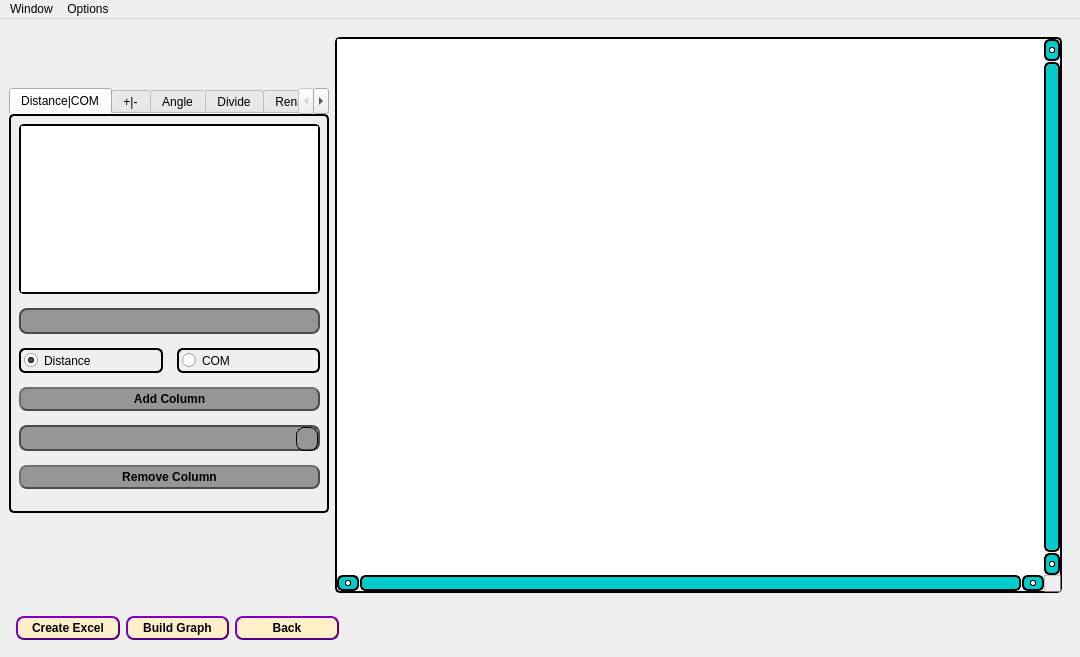
<?xml version="1.0" encoding="UTF-8"?>
<ui version="4.0">
 <class>VRProcessing</class>
 <widget class="QMainWindow" name="VRProcessing">
  <property name="geometry">
   <rect>
    <x>0</x>
    <y>0</y>
    <width>1080</width>
    <height>657</height>
   </rect>
  </property>
  <property name="font">
   <font>
    <family>Times New Roman</family>
    <pointsize>10</pointsize>
   </font>
  </property>
  <property name="windowTitle">
   <string>VaspReader (Processing Window)</string>
  </property>
  <property name="windowIcon">
   <iconset resource="Resource.qrc">
    <normaloff>:/VRlogo/VR-logo.ico</normaloff>:/VRlogo/VR-logo.ico</iconset>
  </property>
  <property name="styleSheet">
   <string notr="true">QLineEdit{
  border-radius: 8px;
  border: 2px solid #000000;
  padding: 3px 3px;
}
QLineEdit:focus {
  border: 3px solid rgb(75, 75, 75);
}
QLineEdit:disabled {
border-radius: 8px;
padding: 3px 3px;  
border: 2px solid rgb(75, 75, 75);
background-color:rgb(150, 150, 150);
}
QLineEdit::placeholder {
  color: #000000;
}
QPushButton {
  background-color: rgb(255, 240, 202);
  color: black;
  font-weight: 600;
  border-radius: 8px;
  border: 2px solid rgb(85, 0, 127);
  border-style: outset;
  padding: 3px 3px;
  margin-top: 0px;
  outline: 0px;
}
QPushButton:disabled {
border-radius: 8px;
padding: 3px 3px;
color: black;
font-weight: 600;
border-radius: 8px;
border: 2px solid rgb(75, 75, 75);
background-color:rgb(150, 150, 150);
margin-top: 0px;
outline: 0px;
border-style: outset;
}
QPushButton:hover {
  background-color: rgb(255, 212, 137);
  border: 1px solid #000000;
  border-style: outset;
}
QPushButton:pressed {
background-color: white;
border: 3px solid #000000
}
QComboBox {
  border-radius: 8px;
  border: 2px solid #000000;
  padding: 3px 3px;
}
QComboBox:disabled {
border-radius: 8px;
padding: 3px 3px;
border-radius: 8px;
border: 2px solid rgb(75, 75, 75);
background-color:rgb(150, 150, 150);
}
QComboBox::drop-down {
  width: 18px;
  height:22px;
  padding: 0px 1px;
  border: 1px solid #000000;
  border-radius: 8px;
}
QComboBox::down-arrow {
  image: url(:/down-arrow_ico/down-arrow.ico);
  width: 18px;
  height:22px;
}
QComboBox::down-arrow:hover {
    width: 18px;
    height:22px;
    padding: 0px 1px;
    border: 1px solid #000000;
    border-radius: 8px;
	background-color: rgb(255, 229, 162);
}
QComboBox::down-arrow:pressed {
    width: 18px;
    height:22px;
    padding: 0px 1px;
    border: 0px solid #000000;
    border-radius: 8px;
	background-color: rgb(255, 232, 216);
}
QComboBox:pressed {
	background-color: rgb(255, 250, 237);
}
QFrame{
  border: 2px solid #000000;
  border-radius: 5px;
}
QLabel{
background-color: rgb(255, 240, 202);
color: black;
font-weight: 600;
height:28px;}
QCheckBox{
  border-radius: 6px;
  border: 2px solid #000000;
  padding: 3px 3px;
}
QRadioButton{
  border-radius: 6px;
  border: 2px solid #000000;
  padding: 3px 3px;
}

QScrollBar:vertical {
    border-radius: 6px;
    border: 2px solid rgb(0, 0, 0);
	color: rgb(0, 0, 0);
    background: rgb(182, 182, 182);
    width: 16px;
    margin: 23px 0 23px 0;
}
QScrollBar::handle:vertical {
    background: rgb(0, 203, 203);
    min-height: 18px;
    border-radius: 5px;
}
QScrollBar::handle:hover:vertical {
    background: rgb(255, 255, 255);
}
QScrollBar::add-line:vertical {
    border: 1.5px solid rgb(0, 0, 0);
    border-radius: 6px;
    background: rgb(0, 203, 203);
    height: 18px;
    subcontrol-position: bottom;
    subcontrol-origin: margin;
}
QScrollBar::sub-line:vertical {
    border: 1.5px solid rgb(0, 0, 0);
    border-radius: 6px;
    background: rgb(0, 203, 203);
    height: 18px;
    subcontrol-position: top;
    subcontrol-origin: margin;
}
QScrollBar::add-line:hover:vertical, QScrollBar::sub-line:hover:vertical {
    background: rgb(255, 255, 255);
}
QScrollBar::up-arrow:vertical, QScrollBar::down-arrow:vertical {
    border: 1px solid rgb(0, 0, 0);
    border-radius: 2px;
    width: 3.5px;
    height: 3.5px;
    background: rgb(255, 255, 255);
}
QScrollBar::up-arrow:vertical:hover, QScrollBar::down-arrow:vertical:hover {
    background: rgb(0, 203, 203);
}

QScrollBar::add-page:vertical, QScrollBar::sub-page:vertical {
    background: none;
}

QScrollBar:horizontal {
    border-radius: 6px;
    border: 2px solid rgb(0, 0, 0);
	color: rgb(0, 0, 0);
    background: rgb(182, 182, 182);
    height: 16px;
    margin: 0 23px 0 23px;
}
QScrollBar::handle:horizontal {
    background: rgb(0, 203, 203);
    min-width: 18px;
    border-radius: 5px;
}
QScrollBar::handle:hover:horizontal {
    background: rgb(255, 255, 255);
}
QScrollBar::add-line:horizontal {
    border: 1.5px solid rgb(0, 0, 0);
    border-radius: 6px;
    background: rgb(0, 203, 203);
    width: 18px;
    subcontrol-position: right;
    subcontrol-origin: margin;
}
QScrollBar::sub-line:horizontal {
    border: 1.5px solid rgb(0, 0, 0);
    border-radius: 6px;
    background: rgb(0, 203, 203);
    width: 18px;
    subcontrol-position: left;
    subcontrol-origin: margin;
}
QScrollBar::add-line:hover:horizontal, QScrollBar::sub-line:hover:horizontal {
    background: rgb(255, 255, 255);
}
QScrollBar::left-arrow:horizontal, QScrollBar::right-arrow:horizontal {
    border: 1px solid rgb(0, 0, 0);
    border-radius: 2px;
    width: 3.5px;
    height: 3.5px;
    background: rgb(255, 255, 255);
}
QScrollBar::left-arrow:horizontal:hover, QScrollBar::right-arrow:horizontal:hover {
    background: rgb(0, 203, 203);
}

QScrollBar::add-page:horizontal, QScrollBar::sub-page:horizontal {
    background: none;
}</string>
  </property>
  <widget class="QWidget" name="MainProcessingWidget">
   <layout class="QVBoxLayout" name="verticalLayout">
    <property name="leftMargin">
     <number>0</number>
    </property>
    <item>
     <widget class="QWidget" name="CentralWidget" native="true">
      <layout class="QHBoxLayout" name="horizontalLayout" stretch="8,18">
       <property name="spacing">
        <number>6</number>
       </property>
       <property name="leftMargin">
        <number>9</number>
       </property>
       <item>
        <widget class="QWidget" name="LeftCentralWidget" native="true">
         <property name="sizePolicy">
          <sizepolicy hsizetype="Fixed" vsizetype="Fixed">
           <horstretch>0</horstretch>
           <verstretch>0</verstretch>
          </sizepolicy>
         </property>
         <property name="minimumSize">
          <size>
           <width>320</width>
           <height>500</height>
          </size>
         </property>
         <layout class="QVBoxLayout" name="verticalLayout_2" stretch="1,30,3">
          <property name="leftMargin">
           <number>0</number>
          </property>
          <property name="topMargin">
           <number>9</number>
          </property>
          <property name="rightMargin">
           <number>0</number>
          </property>
          <item>
           <spacer name="LeftCentralVSpacer1">
            <property name="orientation">
             <enum>Qt::Vertical</enum>
            </property>
            <property name="sizeHint" stdset="0">
             <size>
              <width>20</width>
              <height>40</height>
             </size>
            </property>
           </spacer>
          </item>
          <item>
           <widget class="QTabWidget" name="ProcessingTab">
            <property name="tabShape">
             <enum>QTabWidget::Rounded</enum>
            </property>
            <property name="currentIndex">
             <number>0</number>
            </property>
            <property name="documentMode">
             <bool>true</bool>
            </property>
            <widget class="QWidget" name="DC">
             <attribute name="title">
              <string>Distance|COM</string>
             </attribute>
             <widget class="QWidget" name="verticalLayoutWidget">
              <property name="geometry">
               <rect>
                <x>0</x>
                <y>0</y>
                <width>321</width>
                <height>391</height>
               </rect>
              </property>
              <layout class="QVBoxLayout" name="DCVLayout" stretch="2,0,0,0,0,0">
               <property name="spacing">
                <number>14</number>
               </property>
               <property name="leftMargin">
                <number>8</number>
               </property>
               <property name="topMargin">
                <number>8</number>
               </property>
               <property name="rightMargin">
                <number>12</number>
               </property>
               <property name="bottomMargin">
                <number>18</number>
               </property>
               <item>
                <widget class="QListWidget" name="DCList">
                 <property name="selectionMode">
                  <enum>QAbstractItemView::MultiSelection</enum>
                 </property>
                </widget>
               </item>
               <item>
                <widget class="QLineEdit" name="DCSelected">
                 <property name="enabled">
                  <bool>false</bool>
                 </property>
                </widget>
               </item>
               <item>
                <layout class="QHBoxLayout" name="DCRadioLayout" stretch="1,1">
                 <item>
                  <widget class="QRadioButton" name="DistanceRadio">
                   <property name="text">
                    <string>Distance</string>
                   </property>
                   <property name="checked">
                    <bool>true</bool>
                   </property>
                  </widget>
                 </item>
                 <item>
                  <widget class="QRadioButton" name="COMRadio">
                   <property name="text">
                    <string>COM</string>
                   </property>
                  </widget>
                 </item>
                </layout>
               </item>
               <item>
                <widget class="QPushButton" name="DCAddCol">
                 <property name="enabled">
                  <bool>false</bool>
                 </property>
                 <property name="text">
                  <string>Add Column</string>
                 </property>
                </widget>
               </item>
               <item>
                <widget class="QComboBox" name="DCAdded">
                 <property name="enabled">
                  <bool>false</bool>
                 </property>
                </widget>
               </item>
               <item>
                <widget class="QPushButton" name="DCRemoveCol">
                 <property name="enabled">
                  <bool>false</bool>
                 </property>
                 <property name="text">
                  <string>Remove Column</string>
                 </property>
                </widget>
               </item>
              </layout>
             </widget>
            </widget>
            <widget class="QWidget" name="PM">
             <attribute name="title">
              <string>+|-</string>
             </attribute>
             <widget class="QWidget" name="verticalLayoutWidget_5">
              <property name="geometry">
               <rect>
                <x>0</x>
                <y>0</y>
                <width>321</width>
                <height>391</height>
               </rect>
              </property>
              <layout class="QVBoxLayout" name="PMVLayout" stretch="2,0,0,0,0,0">
               <property name="spacing">
                <number>14</number>
               </property>
               <property name="leftMargin">
                <number>8</number>
               </property>
               <property name="topMargin">
                <number>8</number>
               </property>
               <property name="rightMargin">
                <number>12</number>
               </property>
               <property name="bottomMargin">
                <number>18</number>
               </property>
               <item>
                <widget class="QListWidget" name="PMList">
                 <property name="selectionMode">
                  <enum>QAbstractItemView::MultiSelection</enum>
                 </property>
                </widget>
               </item>
               <item>
                <widget class="QLineEdit" name="PMSelected">
                 <property name="enabled">
                  <bool>false</bool>
                 </property>
                </widget>
               </item>
               <item>
                <layout class="QHBoxLayout" name="PMRadioLayout" stretch="1,1">
                 <item>
                  <widget class="QRadioButton" name="PlusRadio_2">
                   <property name="text">
                    <string>+</string>
                   </property>
                   <property name="checked">
                    <bool>true</bool>
                   </property>
                  </widget>
                 </item>
                 <item>
                  <widget class="QRadioButton" name="MinusRadio_2">
                   <property name="text">
                    <string>-</string>
                   </property>
                  </widget>
                 </item>
                </layout>
               </item>
               <item>
                <widget class="QPushButton" name="PMAddCol">
                 <property name="enabled">
                  <bool>false</bool>
                 </property>
                 <property name="text">
                  <string>Add Column</string>
                 </property>
                </widget>
               </item>
               <item>
                <widget class="QComboBox" name="PMAdded">
                 <property name="enabled">
                  <bool>false</bool>
                 </property>
                </widget>
               </item>
               <item>
                <widget class="QPushButton" name="PMRemoveCol">
                 <property name="enabled">
                  <bool>false</bool>
                 </property>
                 <property name="text">
                  <string>Remove Column</string>
                 </property>
                </widget>
               </item>
              </layout>
             </widget>
            </widget>
            <widget class="QWidget" name="Angle">
             <attribute name="title">
              <string>Angle</string>
             </attribute>
             <widget class="QWidget" name="verticalLayoutWidget_2">
              <property name="geometry">
               <rect>
                <x>0</x>
                <y>0</y>
                <width>321</width>
                <height>391</height>
               </rect>
              </property>
              <layout class="QVBoxLayout" name="AngleVLayout" stretch="2,0,0,0,0,0">
               <property name="spacing">
                <number>14</number>
               </property>
               <property name="leftMargin">
                <number>8</number>
               </property>
               <property name="topMargin">
                <number>8</number>
               </property>
               <property name="rightMargin">
                <number>12</number>
               </property>
               <property name="bottomMargin">
                <number>18</number>
               </property>
               <item>
                <widget class="QListWidget" name="AngleList">
                 <property name="selectionMode">
                  <enum>QAbstractItemView::MultiSelection</enum>
                 </property>
                </widget>
               </item>
               <item>
                <widget class="QLineEdit" name="AngleSelected">
                 <property name="enabled">
                  <bool>false</bool>
                 </property>
                </widget>
               </item>
               <item>
                <layout class="QHBoxLayout" name="AnglePlaneSelectLayout" stretch="0,0,0">
                 <item>
                  <widget class="QCheckBox" name="AnglePlaneXY">
                   <property name="text">
                    <string>xy</string>
                   </property>
                  </widget>
                 </item>
                 <item>
                  <widget class="QCheckBox" name="AnglePlaneYZ">
                   <property name="text">
                    <string>yz</string>
                   </property>
                  </widget>
                 </item>
                 <item>
                  <widget class="QCheckBox" name="AnglePlaneZX">
                   <property name="text">
                    <string>zx</string>
                   </property>
                  </widget>
                 </item>
                </layout>
               </item>
               <item>
                <widget class="QPushButton" name="AngleAddCol">
                 <property name="enabled">
                  <bool>false</bool>
                 </property>
                 <property name="text">
                  <string>Add Column</string>
                 </property>
                </widget>
               </item>
               <item>
                <widget class="QComboBox" name="AngleAdded">
                 <property name="enabled">
                  <bool>false</bool>
                 </property>
                </widget>
               </item>
               <item>
                <widget class="QPushButton" name="AngleRemoveCol">
                 <property name="enabled">
                  <bool>false</bool>
                 </property>
                 <property name="text">
                  <string>Remove Column</string>
                 </property>
                </widget>
               </item>
              </layout>
             </widget>
            </widget>
            <widget class="QWidget" name="Divide">
             <attribute name="title">
              <string>Divide</string>
             </attribute>
             <widget class="QWidget" name="verticalLayoutWidget_3">
              <property name="geometry">
               <rect>
                <x>0</x>
                <y>0</y>
                <width>321</width>
                <height>391</height>
               </rect>
              </property>
              <layout class="QVBoxLayout" name="DivideVLayout" stretch="2,0,0,0,0">
               <property name="spacing">
                <number>14</number>
               </property>
               <property name="leftMargin">
                <number>8</number>
               </property>
               <property name="topMargin">
                <number>8</number>
               </property>
               <property name="rightMargin">
                <number>12</number>
               </property>
               <property name="bottomMargin">
                <number>18</number>
               </property>
               <item>
                <widget class="QListWidget" name="DivideList">
                 <property name="selectionMode">
                  <enum>QAbstractItemView::MultiSelection</enum>
                 </property>
                </widget>
               </item>
               <item>
                <widget class="QLineEdit" name="DivideSelected">
                 <property name="enabled">
                  <bool>false</bool>
                 </property>
                </widget>
               </item>
               <item>
                <widget class="QPushButton" name="DivideAddCol">
                 <property name="enabled">
                  <bool>false</bool>
                 </property>
                 <property name="text">
                  <string>Add Column</string>
                 </property>
                </widget>
               </item>
               <item>
                <widget class="QComboBox" name="DivideAdded">
                 <property name="enabled">
                  <bool>false</bool>
                 </property>
                </widget>
               </item>
               <item>
                <widget class="QPushButton" name="DivideRemoveCol">
                 <property name="enabled">
                  <bool>false</bool>
                 </property>
                 <property name="text">
                  <string>Remove Column</string>
                 </property>
                </widget>
               </item>
              </layout>
             </widget>
            </widget>
            <widget class="QWidget" name="Rename">
             <attribute name="title">
              <string>Rename</string>
             </attribute>
             <widget class="QWidget" name="verticalLayoutWidget_4">
              <property name="geometry">
               <rect>
                <x>0</x>
                <y>0</y>
                <width>321</width>
                <height>391</height>
               </rect>
              </property>
              <layout class="QVBoxLayout" name="RenameVLayout" stretch="1,1,1,0,20">
               <property name="spacing">
                <number>14</number>
               </property>
               <property name="leftMargin">
                <number>8</number>
               </property>
               <property name="topMargin">
                <number>8</number>
               </property>
               <property name="rightMargin">
                <number>12</number>
               </property>
               <property name="bottomMargin">
                <number>18</number>
               </property>
               <item>
                <widget class="QComboBox" name="RenameSelect"/>
               </item>
               <item>
                <widget class="QLineEdit" name="RenameLine">
                 <property name="enabled">
                  <bool>false</bool>
                 </property>
                </widget>
               </item>
               <item>
                <widget class="QPushButton" name="RenameButton">
                 <property name="enabled">
                  <bool>false</bool>
                 </property>
                 <property name="text">
                  <string>Rename</string>
                 </property>
                </widget>
               </item>
               <item>
                <spacer name="RenameVSpacer">
                 <property name="orientation">
                  <enum>Qt::Vertical</enum>
                 </property>
                 <property name="sizeHint" stdset="0">
                  <size>
                   <width>20</width>
                   <height>40</height>
                  </size>
                 </property>
                </spacer>
               </item>
               <item>
                <layout class="QHBoxLayout" name="RenameBottomLayout" stretch="1,2,1">
                 <item>
                  <spacer name="RenameHSpacer1">
                   <property name="orientation">
                    <enum>Qt::Horizontal</enum>
                   </property>
                   <property name="sizeHint" stdset="0">
                    <size>
                     <width>40</width>
                     <height>20</height>
                    </size>
                   </property>
                  </spacer>
                 </item>
                 <item>
                  <widget class="QWidget" name="RenameLogoWidget" native="true">
                   <property name="maximumSize">
                    <size>
                     <width>100</width>
                     <height>100</height>
                    </size>
                   </property>
                   <property name="styleSheet">
                    <string notr="true">QWidget{image:url(:/VRlogo/VR-logo.ico);}</string>
                   </property>
                  </widget>
                 </item>
                 <item>
                  <spacer name="RenameHSpacer2">
                   <property name="orientation">
                    <enum>Qt::Horizontal</enum>
                   </property>
                   <property name="sizeHint" stdset="0">
                    <size>
                     <width>40</width>
                     <height>20</height>
                    </size>
                   </property>
                  </spacer>
                 </item>
                </layout>
               </item>
              </layout>
             </widget>
            </widget>
           </widget>
          </item>
          <item>
           <spacer name="LeftCentralVSpacer2">
            <property name="orientation">
             <enum>Qt::Vertical</enum>
            </property>
            <property name="sizeHint" stdset="0">
             <size>
              <width>20</width>
              <height>40</height>
             </size>
            </property>
           </spacer>
          </item>
         </layout>
        </widget>
       </item>
       <item>
        <widget class="QTableView" name="ViewTable">
         <property name="verticalScrollBarPolicy">
          <enum>Qt::ScrollBarAlwaysOn</enum>
         </property>
         <property name="horizontalScrollBarPolicy">
          <enum>Qt::ScrollBarAlwaysOn</enum>
         </property>
         <property name="dragDropMode">
          <enum>QAbstractItemView::NoDragDrop</enum>
         </property>
        </widget>
       </item>
      </layout>
     </widget>
    </item>
    <item>
     <layout class="QHBoxLayout" name="LowerButtonsWidget" stretch="1,1,1,7">
      <property name="leftMargin">
       <number>16</number>
      </property>
      <property name="topMargin">
       <number>8</number>
      </property>
      <property name="rightMargin">
       <number>8</number>
      </property>
      <property name="bottomMargin">
       <number>8</number>
      </property>
      <item>
       <widget class="QPushButton" name="CreateExcel">
        <property name="text">
         <string>Create Excel</string>
        </property>
       </widget>
      </item>
      <item>
       <widget class="QPushButton" name="BuildGraph">
        <property name="text">
         <string>Build Graph</string>
        </property>
       </widget>
      </item>
      <item>
       <widget class="QPushButton" name="Back">
        <property name="text">
         <string>Back</string>
        </property>
       </widget>
      </item>
      <item>
       <spacer name="LowerButtonsWidgetSpacer">
        <property name="orientation">
         <enum>Qt::Horizontal</enum>
        </property>
        <property name="sizeHint" stdset="0">
         <size>
          <width>40</width>
          <height>20</height>
         </size>
        </property>
       </spacer>
      </item>
     </layout>
    </item>
   </layout>
  </widget>
  <widget class="QMenuBar" name="ProcessingMenubar">
   <property name="geometry">
    <rect>
     <x>0</x>
     <y>0</y>
     <width>1080</width>
     <height>22</height>
    </rect>
   </property>
   <widget class="QMenu" name="ProcessingMenuWindow">
    <property name="title">
     <string>Window</string>
    </property>
    <addaction name="AAbout"/>
    <addaction name="separator"/>
    <addaction name="ABack"/>
    <addaction name="separator"/>
    <addaction name="AExit"/>
   </widget>
   <widget class="QMenu" name="ProcessingMenuOptions">
    <property name="title">
     <string>Options</string>
    </property>
    <addaction name="ASelected_atoms"/>
    <addaction name="separator"/>
    <addaction name="ADel_coords_of_sel_atoms"/>
    <addaction name="ADel_energy_of_sel_atoms"/>
    <addaction name="separator"/>
    <addaction name="AOSZICAR"/>
    <addaction name="separator"/>
    <addaction name="AInclude_OSZICAR"/>
    <addaction name="separator"/>
    <addaction name="ATable"/>
    <addaction name="separator"/>
    <addaction name="APreview_of_table"/>
   </widget>
   <addaction name="ProcessingMenuWindow"/>
   <addaction name="ProcessingMenuOptions"/>
  </widget>
  <action name="AAbout">
   <property name="text">
    <string>About</string>
   </property>
  </action>
  <action name="ABack">
   <property name="text">
    <string>Back</string>
   </property>
  </action>
  <action name="AExit">
   <property name="text">
    <string>Exit</string>
   </property>
  </action>
  <action name="ADel_coords_of_sel_atoms">
   <property name="checkable">
    <bool>true</bool>
   </property>
   <property name="checked">
    <bool>true</bool>
   </property>
   <property name="text">
    <string>Delete coords</string>
   </property>
  </action>
  <action name="ADel_energy_of_sel_atoms">
   <property name="checkable">
    <bool>true</bool>
   </property>
   <property name="text">
    <string>Delete energy</string>
   </property>
  </action>
  <action name="AInclude_OSZICAR">
   <property name="checkable">
    <bool>true</bool>
   </property>
   <property name="text">
    <string>Add to table</string>
   </property>
  </action>
  <action name="APreview_of_table">
   <property name="checkable">
    <bool>true</bool>
   </property>
   <property name="checked">
    <bool>true</bool>
   </property>
   <property name="text">
    <string>Show</string>
   </property>
  </action>
  <action name="ASelected_atoms">
   <property name="enabled">
    <bool>false</bool>
   </property>
   <property name="text">
    <string>Selected atoms</string>
   </property>
  </action>
  <action name="AOSZICAR">
   <property name="enabled">
    <bool>false</bool>
   </property>
   <property name="text">
    <string>OSZICAR</string>
   </property>
  </action>
  <action name="ATable">
   <property name="enabled">
    <bool>false</bool>
   </property>
   <property name="text">
    <string>Table</string>
   </property>
  </action>
 </widget>
 <resources>
  <include location="Resource.qrc"/>
 </resources>
 <connections/>
</ui>
